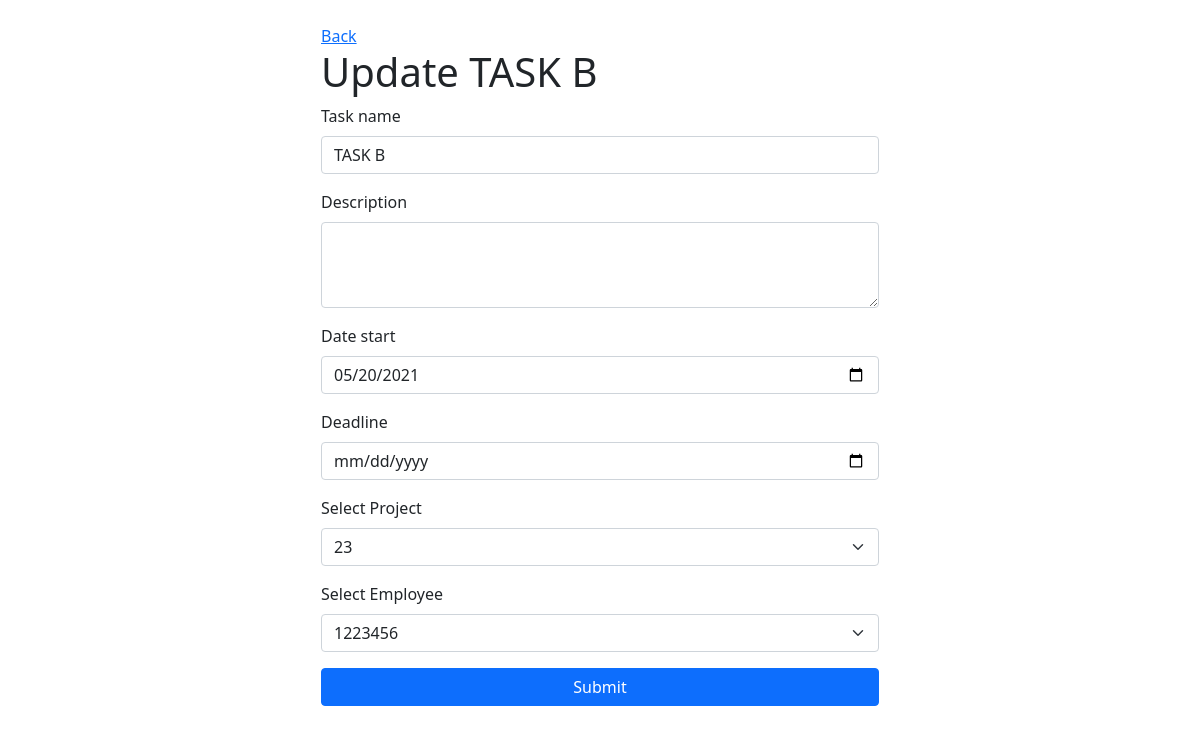
/manager/tasks/update.php?id=24 (signed in), run on the app's committed database.
### tables this page shows
CREATE TABLE `emp_task` (
  `e_id` char(7) NOT NULL,
  `tnum` int(11) NOT NULL,
  `STATUS` varchar(10) DEFAULT NULL
);

CREATE TABLE `task` (
  `tnumber` int(11) NOT NULL,
  `title` varchar(32) NOT NULL,
  `description` text DEFAULT NULL,
  `date_start` date NOT NULL,
  `deadline` date DEFAULT NULL,
  `pnum` int(11) NOT NULL
);

### manager/tasks/update.php (the view, shortened to what this page needs)
<?php
require_once '../../config/db.php';
$id = $_GET['id'];
$stmt = $pdo->prepare("SELECT tnumber,title,description,date_start,deadline,pnum,e_id FROM task JOIN emp_task
                        ON tnumber = tnum WHERE tnumber = :id");
$stmt->bindValue(":id", $id);
$stmt->execute();
$data = $stmt->fetch(PDO::FETCH_ASSOC);
?>
<?php include_once '../../components/base/top.php';?>
<div class="container">
    <div class="col-6 mx-auto mt-4 mb-4">
        <a href="view.php?pid=<?php echo $id;?>">Back</a>
        <h1>Update <?php echo $data['title']?></h1>
        <form action="" method="POST">
            <div class="mb-3">
                <label class="form-label">Task name</label>
                <input type="text" class="form-control" name="title" value="<?php echo $data['title'];?>">
            </div>
            <div class="mb-3">
                <label class="form-label">Description</label>
                <textarea class="form-control" rows="3" name="description" value="<?php echo $data['description'];?>"></textarea>
            </div>
            <div class="mb-3">
                <label class="form-label">Date start</label>
                <input type="date" class="form-control" name="date_start" value="<?php echo $data['date_start'];?>">
            </div>
            <div class="mb-3">
                <label class="form-label">Deadline</label>
                <input type="date" class="form-control" name="deadline" value="<?php echo $data['deadline'];?>">
            </div>
            <div class="mb-3">
                <label class="form-label">Select Project</label>
                <select class="form-select" name="pnum">
                    <option selected value="<?php echo $data['pnum']?>"><?php echo $data['pnum']?></option>
                </select>
            </div>
            <div class="mb-3">
                <label class="form-label">Select Employee</label>
                <select class="form-select" name="e_id">
                    <option selected value="<?php echo $data['e_id']?>"><?php echo $data['e_id']?></option>
                </select>
            </div>
            <div class="d-grid">
                <button type="submit" class="btn btn-primary">Submit</button>
            </div>
        </form>
    </div>
</div>
<?php include_once '../../components/base/bottom.php';?>

### public/style.css (style rules this page uses)
body { padding: 0; margin: 0; overflow-x: hidden; }

### data on the page
emp_task: tnum.title "TASK B", title "TASK B", date_start "05/20/2021", pnum "23", e_id "1223456"
